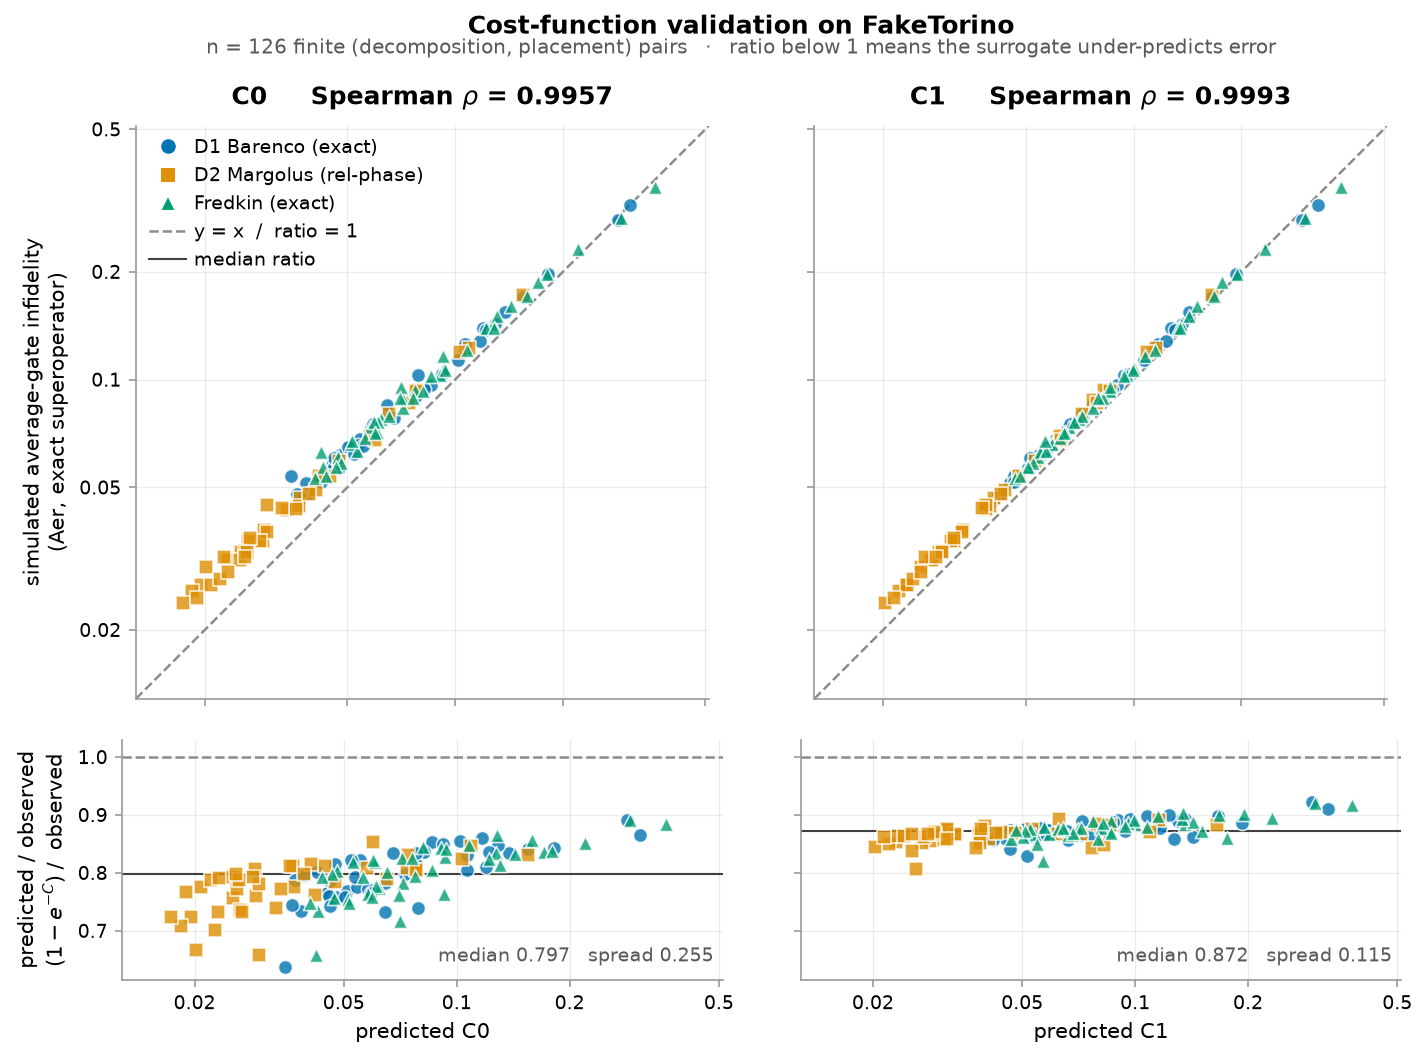

The script that saved this image:
"""
aer_validation.py — does the predicted cost actually rank placements correctly?

QIntern 2026, Project 19. Validation harness for the C0/C1 cost functions
defined in noise_cost.py (formulation note, Devlin, 8 Jul 2026).

WHAT THIS TESTS
---------------
C0 and C1 are *additive* surrogates: C0 sums -ln(1-eps_g) over gates and C1
adds a linearised idle-decoherence term. Neither is the true infidelity of the
composed channel. This harness computes that true infidelity exactly, by
simulating the noisy circuit as a superoperator and comparing it to the ideal
target unitary, then measures how well the surrogates rank candidates:

    Spearman rho( predicted cost , observed infidelity )

reported separately for C0 and C1, pooled and within each decomposition.

WHAT THIS DOES *NOT* TEST
-------------------------
The Aer noise model is built from the same FakeTorino calibration snapshot that
feeds the cost function, so this cannot tell us whether that snapshot resembles
the real device. It is a test of the AGGREGATION MODEL (additivity in
log-fidelity, linearised idle penalty), not of the input data. It is a
necessary condition for the transpiler pass to work, not a sufficient one.
Hardware runs are the only way to test the input data. Say this out loud in the
write-up rather than letting a reader assume more than the experiment supports.

METHOD
------
1. Transpile candidate onto a physical triple with scheduling_method='asap'
   (identical settings to run_first_numbers.py, so rows are comparable).
2. Score with noise_cost.score  ->  C0, C1, counts, depth.
3. Localise: project the 133-qubit scheduled circuit down to just its active
   physical qubits, and replace every explicit Delay on an active qubit with a
   thermal_relaxation_error(T1, T2, tau) channel. Delays on inactive qubits are
   dropped. This is what makes the idle term visible to the simulator at all --
   NoiseModel.from_backend does not attach any error to 'delay'.
4. Build a noise model over those k qubits by remapping the device gate errors
   for exactly those qubits/edges (public helper: basic_device_gate_errors).
5. Simulate with AerSimulator(method='superop') and compute
   observed_infidelity = 1 - process_fidelity(SuperOp, target unitary).
6. Correlate.

SELF-CHECK
----------
Every candidate is first simulated noiselessly. If its process fidelity against
the declared target is not ~1, the localisation or the layout permutation is
wrong and the row is rejected rather than silently reported. This catches the
whole class of endianness / routing-permutation bugs that has bitten this
project before.

Run:  python aer_validation.py [--placements 20] [--out aer_validation.csv]
"""

from __future__ import annotations


import argparse
import csv
import itertools
import math
import random
import statistics
from dataclasses import dataclass

import numpy as np

from qiskit import QuantumCircuit, transpile
from qiskit.circuit.library import CCXGate, CSwapGate, PermutationGate, RCCXGate
from qiskit.quantum_info import Choi, Operator, SuperOp, process_fidelity
from qiskit_aer import AerSimulator
from qiskit_aer.noise import NoiseModel, thermal_relaxation_error
from qiskit_aer.noise.device import basic_device_gate_errors
from qiskit_ibm_runtime.fake_provider import FakeTorino

from noise_cost import Calibration, extract_calibration, score

# Transpile settings — must match run_first_numbers.py exactly.
SEED_TRANSPILER = 7
OPT_LEVEL = 1
PLACEMENT_SEED = 0

# Anything at or below this counts as "the localisation reproduced the target".
IDEAL_FIDELITY_TOL = 1e-9

# Composing dozens of thermal-relaxation channels leaves a trace-preservation
# residual of order 1e-8. That is ~6 orders below the smallest infidelity we
# report, so it is numerical, not physical -- but it is checked rather than
# silenced, because a LARGE TP violation would mean the channel is malformed
# and every fidelity built on it would be meaningless.
TP_TOL = 1e-6

_NOISELESS = {"rz", "barrier", "delay"}
_SIM_GATES = ("cz", "sx", "x", "id", "rz")


# --------------------------------------------------------------------------- #
# Candidates                                                                  #
# --------------------------------------------------------------------------- #


@dataclass
class Candidate:
    """One catalogue entry: how to build it, and what it is *supposed* to do.

    `target` is the per-entry correctness reference. This is the metadata point
    from the catalogue discussion: a relative-phase Toffoli is not incorrect,
    it just has a different target unitary, and validating it against CCX would
    wrongly rank it as terrible. Every entry declares its own reference.
    """

    label: str
    circuit: QuantumCircuit
    target: Operator
    relative_phase: bool


def build_candidates() -> list[Candidate]:
    def wrap(gate, name):
        qc = QuantumCircuit(gate.num_qubits, name=name)
        qc.append(gate, range(gate.num_qubits))
        return qc

    return [
        Candidate(
            "D1 Barenco (exact)",
            wrap(CCXGate(), "D1"),
            Operator(CCXGate()),
            False,
        ),
        Candidate(
            "D2 Margolus (rel-phase)",
            wrap(RCCXGate(), "D2"),
            Operator(RCCXGate()),
            True,
        ),
        Candidate(
            "Fredkin (exact)",
            wrap(CSwapGate(), "CSWAP"),
            Operator(CSwapGate()),
            False,
        ),
    ]


def linear_triples(coupling_map):
    """All i-j-k with (i,j) and (j,k) edges, i < k. Same as run_first_numbers."""
    adj: dict[int, set[int]] = {}
    for a, b in coupling_map.get_edges():
        adj.setdefault(a, set()).add(b)
        adj.setdefault(b, set()).add(a)
    triples = []
    for j, nbrs in adj.items():
        ns = sorted(nbrs)
        for i in ns:
            for k in ns:
                if i < k:
                    triples.append((i, j, k))
    return triples


# --------------------------------------------------------------------------- #
# Localisation: 133 physical qubits -> the k that actually do anything         #
# --------------------------------------------------------------------------- #


def active_qubits(tqc: QuantumCircuit) -> list[int]:
    active = set()
    for inst in tqc.data:
        if inst.operation.name not in _NOISELESS:
            for b in inst.qubits:
                active.add(tqc.find_bit(b).index)
    return sorted(active)


def _delay_seconds(inst, dt: float) -> float:
    dur, unit = inst.operation.duration, inst.operation.unit
    if unit == "dt":
        return dur * dt
    return {"s": 1.0, "ms": 1e-3, "us": 1e-6, "ns": 1e-9}[unit] * dur


def localise(
    tqc: QuantumCircuit,
    cal: Calibration,
    phys_order: list[int],
    include_idle: bool = True,
) -> QuantumCircuit:
    """Rewrite `tqc` onto len(phys_order) qubits, local index i <-> phys_order[i].

    Gates keep their names so the local noise model can attach errors to them.

    With include_idle=True every explicit Delay on an active qubit becomes a
    thermal_relaxation_error(T1, T2, tau) channel: the simulator has no other
    way to see idle decoherence, and this is the exact channel whose
    linearisation gives the C1 idle term, which is the thing being tested.

    With include_idle=False delays are dropped, giving the unitary the circuit
    is *supposed* to implement. That version is the self-check reference --
    including the relaxation channels there would make even a perfectly
    localised circuit look wrong by ~1e-2.
    """
    index = {p: i for i, p in enumerate(phys_order)}
    small = QuantumCircuit(len(phys_order), name=f"{tqc.name}_local")

    for inst in tqc.data:
        name = inst.operation.name
        phys = [tqc.find_bit(b).index for b in inst.qubits]
        if any(p not in index for p in phys):
            # Instruction on an inactive wire. Only delays and barriers should
            # ever land here; a real gate would mean active_qubits() is wrong.
            if name not in ("delay", "barrier"):
                raise RuntimeError(f"{name}{tuple(phys)} outside the active set")
            continue
        local = [index[p] for p in phys]

        if name == "barrier":
            continue
        if name == "delay":
            if not include_idle:
                continue
            q = phys[0]
            tau = _delay_seconds(inst, cal.dt)
            t1, t2 = cal.t1.get(q), cal.t2.get(q)
            if tau <= 0 or not t1 or not t2:
                continue
            # Aer requires T2 <= 2*T1 for a valid relaxation channel.
            err = thermal_relaxation_error(t1, min(t2, 2 * t1), tau)
            small.append(err.to_instruction(), local)
            continue
        small.append(inst.operation, local)

    return small


def local_noise_model(device_errors, phys_order: list[int]) -> NoiseModel:
    """Remap the device gate errors for exactly these qubits onto 0..k-1."""
    index = {p: i for i, p in enumerate(phys_order)}
    nm = NoiseModel(basis_gates=list(_SIM_GATES))
    for name, qubits, error in device_errors:
        if name not in _SIM_GATES:
            continue
        if any(q not in index for q in qubits):
            continue
        nm.add_quantum_error(error, name, [index[q] for q in qubits], warnings=False)
    return nm


# --------------------------------------------------------------------------- #
# Observed infidelity                                                         #
# --------------------------------------------------------------------------- #


def _fidelity(chan: SuperOp, target: Operator) -> float:
    """process_fidelity, with the trace-preservation residual checked explicitly.

    Qiskit logs a warning for any TP violation, however small, and composing
    many relaxation channels always produces one at the 1e-8 level. Asserting a
    bound and then disabling the check is honest; blanket-suppressing the
    logger would also hide a genuinely malformed channel.
    """
    residual = float(np.max(np.abs(_tp_residual(chan))))
    if residual > TP_TOL:
        raise RuntimeError(
            f"channel is not trace-preserving to {TP_TOL:g} (residual {residual:.2e})"
        )
    return process_fidelity(chan, target=target, require_tp=False)


def _tp_residual(chan: SuperOp) -> np.ndarray:
    """Eigenvalues of Tr_out[Choi] - I. Same convention as Qiskit's own check
    (quantum_info.operators.measures._tp_condition) so the numbers are directly
    comparable to the warning it would have emitted."""
    choi = Choi(chan).data
    dims = tuple(np.sqrt(choi.shape).astype(int))
    tr_choi = np.trace(np.reshape(choi, dims + dims), axis1=1, axis2=3)
    return np.linalg.eigvalsh(tr_choi - np.eye(len(tr_choi)))


def _superop(circ: QuantumCircuit, noise_model=None) -> SuperOp:
    qc = circ.copy()
    qc.save_superop()
    sim = AerSimulator(method="superop", noise_model=noise_model)
    return SuperOp(sim.run(qc).result().data()["superop"])


def routing_permutation(tqc: QuantumCircuit, phys_order: list[int]) -> list[int]:
    """Local wire holding each virtual qubit at the END of the circuit.

    FINDING (worth raising with the group): with optimization_level=1 the
    transpiler elides the routing SWAP into a layout permutation, so for CCX and
    RCCX the scheduled circuit does NOT implement the target gate on the qubits
    it was laid out on -- initial_index_layout != final_index_layout. The cost
    is unaffected (a relabelling is free), but any TransformationPass that
    substitutes a decomposition into a larger circuit MUST propagate this
    permutation or the surrounding circuit is silently wrong. CSWAP happens to
    come back with the identity permutation, which is exactly why a
    Toffoli-only test would not have caught it.
    """
    index = {p: i for i, p in enumerate(phys_order)}
    final = tqc.layout.final_index_layout(filter_ancillas=True)
    return [index[final[i]] for i in range(len(final))]


def observed_infidelity(
    tqc: QuantumCircuit,
    cal: Calibration,
    device_errors,
    target: Operator,
) -> tuple[float, float, list[int], list[int]]:
    """Return (noisy_infidelity, ideal_infidelity_selfcheck, phys_order, perm).

    The self-check is the noiseless, delay-free run: if its infidelity is not
    ~0, the localisation or the routing permutation is wrong and the caller
    must reject the row rather than report noise that isn't noise.
    """
    active = active_qubits(tqc)
    initial = list(tqc.layout.initial_index_layout(filter_ancillas=True))
    if any(q not in active for q in initial):
        raise NotImplementedError("a laid-out qubit carries no gates")
    # Local index i <-> virtual qubit i at the input, by construction.
    phys_order = initial + [q for q in active if q not in initial]
    k = len(phys_order)
    if k > len(initial):
        raise NotImplementedError(
            "ancilla-using entries (D6 Selinger, D8 Jones) need a "
            "subspace-restricted fidelity; not handled in this pass"
        )

    perm = routing_permutation(tqc, phys_order)
    unpermute = SuperOp(Operator(PermutationGate(perm)))

    nm = local_noise_model(device_errors, phys_order)
    ideal = unpermute @ _superop(localise(tqc, cal, phys_order, include_idle=False))
    noisy = unpermute @ _superop(localise(tqc, cal, phys_order, include_idle=True), nm)

    ideal_inf = 1.0 - _fidelity(ideal, target)
    noisy_inf = 1.0 - _fidelity(noisy, target)
    return noisy_inf, ideal_inf, phys_order, perm


def average_gate_infidelity(process_infidelity: float, n_qubits: int) -> float:
    """Convert process infidelity to AVERAGE GATE infidelity.

    Necessary for an honest absolute comparison: the calibrated eps values that
    feed C0 are average gate errors (randomised benchmarking), so the surrogate
    predicts average-gate infidelity, while process_fidelity measures process
    infidelity. They differ by a dimensional factor, d/(d+1) with d = 2**n:

        1 - F_avg = [d / (d + 1)] * (1 - F_pro)

    Skipping this makes C0 look ~12% more pessimistic than it is. It does not
    affect any RANKING (it is a positive constant), only the calibration claim.
    """
    d = 2**n_qubits
    return process_infidelity * d / (d + 1)


# --------------------------------------------------------------------------- #
# Correlation reporting                                                       #
# --------------------------------------------------------------------------- #


def spearman(x, y):
    from scipy.stats import kendalltau, spearmanr

    rho, p = spearmanr(x, y)
    tau, pt = kendalltau(x, y)
    return rho, p, tau, pt


def report(rows):
    finite = [r for r in rows if math.isfinite(r["C1"]) and r["ok"]]
    stale = [r for r in rows if not math.isfinite(r["C1"]) and r["ok"]]

    print("\n" + "=" * 74)
    print("VALIDATION — Spearman rho(predicted cost, observed infidelity)")
    print("=" * 74)
    print(
        f"{len(finite)} finite rows scored; {len(stale)} rows excluded by the "
        f"stale-calibration policy; {sum(1 for r in rows if not r['ok'])} "
        f"rejected by the ideal-fidelity self-check."
    )

    def block(title, subset):
        if len(subset) < 4:
            print(f"\n{title}: too few rows ({len(subset)})")
            return None
        obs = [r["observed_infidelity"] for r in subset]
        r0 = spearman([r["C0"] for r in subset], obs)
        r1 = spearman([r["C1"] for r in subset], obs)
        print(f"\n{title}  (n = {len(subset)})")
        print(f"  C0:  rho = {r0[0]:+.4f}  (p = {r0[1]:.2e})   tau = {r0[2]:+.4f}")
        print(f"  C1:  rho = {r1[0]:+.4f}  (p = {r1[1]:.2e})   tau = {r1[2]:+.4f}")
        print(f"  idle term changes rho by {r1[0] - r0[0]:+.4f}")
        return r0[0], r1[0]

    block("POOLED (decomposition x placement — what the pass selects over)", finite)

    for label in dict.fromkeys(r["decomposition"] for r in finite):
        block(
            f"WITHIN {label} (placement discrimination only)",
            [r for r in finite if r["decomposition"] == label],
        )

    # --- decision quality: does argmin of the surrogate find a good candidate?
    print("\n" + "-" * 74)
    print("DECISION QUALITY (what the transpiler pass would actually pick)")
    print("-" * 74)
    for key in ("C0", "C1"):
        pick = min(finite, key=lambda r: r[key])
        best = min(finite, key=lambda r: r["observed_infidelity"])
        regret = pick["observed_infidelity"] / best["observed_infidelity"]
        print(
            f"  argmin {key}: {pick['decomposition']} @ {pick['placement']}  "
            f"observed {pick['observed_infidelity']:.5f}   "
            f"(true best {best['observed_infidelity']:.5f} @ "
            f"{best['placement']}, regret {regret:.3f}x)"
        )
    worst = max(finite, key=lambda r: r["observed_infidelity"])
    print(
        f"  for scale: worst finite candidate observed "
        f"{worst['observed_infidelity']:.5f} "
        f"({worst['observed_infidelity'] / min(r['observed_infidelity'] for r in finite):.1f}x "
        f"the best)"
    )

    # --- absolute calibration: is the cost a usable predicted infidelity?
    print("\n" + "-" * 74)
    print("ABSOLUTE CALIBRATION  (1 - exp(-C)) / observed average-gate infidelity")
    print("-" * 74)
    print("  rho only tests ranking. If the cost is ever read as a predicted")
    print("  fidelity, the conversion factor also has to be stable:")
    for key in ("C0", "C1"):
        ratios = [
            (1 - math.exp(-r[key])) / r["observed_avg_infidelity"] for r in finite
        ]
        lo, hi = min(ratios), max(ratios)
        print(
            f"  {key}:  median {statistics.median(ratios):.3f}   "
            f"range {lo:.3f}-{hi:.3f}   spread {hi - lo:.3f}"
        )
    print(
        "  A factor below 1 means the surrogate is optimistic (it under-predicts\n"
        "  error). The SPREAD is what matters: a tight spread means a single\n"
        "  scalar correction turns the cost into a calibrated fidelity estimate."
    )

    # --- where does the surrogate misrank, and does it matter?
    print("\n" + "-" * 74)
    print("DISCORDANT PAIRS  (surrogate ranks two candidates the wrong way round)")
    print("-" * 74)
    for label in dict.fromkeys(r["decomposition"] for r in finite):
        sub = [r for r in finite if r["decomposition"] == label]
        pairs = [
            (a, b)
            for a, b in itertools.combinations(sub, 2)
            if (a["C1"] - b["C1"])
            * (a["observed_infidelity"] - b["observed_infidelity"])
            < 0
        ]
        total = len(sub) * (len(sub) - 1) // 2
        print(f"  {label:26s} {len(pairs):3d} / {total} pairs")
        for a, b in pairs:
            print(
                f"      {a['placement']:>12s} vs {b['placement']:<12s} "
                f"dC1 = {abs(a['C1'] - b['C1']):.2e}   "
                f"d_observed = {abs(a['observed_infidelity'] - b['observed_infidelity']):.2e}"
            )
    print(
        "  Read the dC1 column: if every inversion happens between candidates the\n"
        "  surrogate considers near-tied, the misrankings cost nothing in practice."
    )

    # --- does the stale-calibration policy discard genuinely bad placements?
    if stale:
        s_obs = [r["observed_infidelity"] for r in stale]
        print(
            f"\n  stale-calibration rows (cost = inf): observed infidelity "
            f"median {statistics.median(s_obs):.5f} vs "
            f"{statistics.median([r['observed_infidelity'] for r in finite]):.5f} "
            f"for finite rows — the policy is discarding bad placements, "
            f"not arbitrary ones."
        )


# --------------------------------------------------------------------------- #
# Main                                                                        #
# --------------------------------------------------------------------------- #


def main():
    ap = argparse.ArgumentParser()
    ap.add_argument("--placements", type=int, default=20)
    ap.add_argument("--out", default="aer_validation.csv")
    args = ap.parse_args()

    backend = FakeTorino()
    cal = extract_calibration(backend)
    print(f"backend: {cal.backend_name}   dt = {cal.dt * 1e9:.0f} ns")
    print("building device error model ...", flush=True)
    device_errors = basic_device_gate_errors(target=backend.target)

    triples = linear_triples(backend.coupling_map)
    random.seed(PLACEMENT_SEED)
    placements = random.sample(triples, args.placements)
    print(
        f"{len(triples)} connected linear triples; sampling {args.placements} "
        f"(seed {PLACEMENT_SEED}, same set as run_first_numbers.py)\n"
    )

    rows = []
    for cand in build_candidates():
        print(f"-- {cand.label}", flush=True)
        for pl in placements:
            tqc = transpile(
                cand.circuit,
                backend,
                initial_layout=list(pl),
                optimization_level=OPT_LEVEL,
                seed_transpiler=SEED_TRANSPILER,
                scheduling_method="asap",
            )
            s = score(tqc, cal)
            try:
                obs, ideal_inf, phys, perm = observed_infidelity(
                    tqc, cal, device_errors, cand.target
                )
                ok = abs(ideal_inf) < IDEAL_FIDELITY_TOL
            except NotImplementedError as e:
                print(f"   skip {pl}: {e}")
                continue
            if not ok:
                print(
                    f"   REJECT {pl}: noiseless localisation gives infidelity "
                    f"{ideal_inf:.2e} — layout/permutation bug, not noise"
                )
            rows.append(
                {
                    "decomposition": cand.label,
                    "relative_phase": cand.relative_phase,
                    "placement": "-".join(map(str, pl)),
                    "active": "-".join(map(str, phys)),
                    "routing_perm": "".join(map(str, perm)),
                    "cz": s["cz_count"],
                    "sx": s["sx_count"],
                    "x": s["x_count"],
                    "rz": s["rz_count"],
                    "depth": s["depth"],
                    "makespan_s": s["makespan_s"],
                    "C0": s["c0"],
                    "idle": s["idle_penalty"],
                    "C1": s["c1"],
                    "observed_infidelity": obs,
                    "observed_avg_infidelity": average_gate_infidelity(
                        obs, cand.circuit.num_qubits
                    ),
                    "ideal_infidelity": ideal_inf,
                    "ok": ok,
                }
            )

    with open(args.out, "w", newline="") as f:
        w = csv.DictWriter(f, fieldnames=list(rows[0].keys()))
        w.writeheader()
        for r in rows:
            w.writerow({k: (round(v, 8) if isinstance(v, float) else v)
                        for k, v in r.items()})
    print(f"\nwrote {args.out}  ({len(rows)} rows)")

    report(rows)
    plot(rows)


def _decade_ticks(lo: float, hi: float) -> list[float]:
    """1-2-5 ticks spanning [lo, hi].

    Matplotlib's default log minor labels ("2 x 10^-2", "3 x 10^-2", ...) collide
    into an unreadable smear over the ~1.5 decades this data spans. A sparse
    1-2-5 ladder with plain decimal labels says the same thing and can be read.
    """
    ticks = []
    k = math.floor(math.log10(lo))
    while 10**k <= hi * 10:
        for m in (1, 2, 5):
            t = m * 10.0**k
            if lo / 1.5 <= t <= hi * 1.5:
                ticks.append(t)
        k += 1
    return ticks


def _fmt_tick(t: float) -> str:
    return f"{t:g}" if t >= 0.01 else f"{t:.0e}".replace("e-0", "e-")


def calibration_ratio(row, key: str) -> float:
    """Predicted average-gate infidelity / observed, for one row.

    Same quantity the ABSOLUTE CALIBRATION block reports: the cost is a
    log-fidelity sum, so 1 - exp(-C) is the fidelity it predicts. A value below 1
    means the surrogate is optimistic. This is what the residual panel plots.
    """
    return (1 - math.exp(-row[key])) / row["observed_avg_infidelity"]


def plot(rows, out_png="aer_validation.png"):
    """Two views per cost function, in a column each.

    TOP: predicted vs simulated, log-log. Tests RANKING -- the thing the
    transpiler pass needs. Both costs sit almost on the diagonal here, which is
    the honest headline but hides everything about the idle term.

    BOTTOM: the residual. Ranking is scale-free, so a surrogate can rank
    perfectly while mis-predicting the magnitude by a systematic factor. Dividing
    out the diagonal turns that factor into the y-axis and makes visible what the
    scatter cannot: the size of the offset from 1, whether it is a constant
    (correctable by one scalar) or drifts with circuit size (not correctable),
    and whether the three decompositions share it.
    """
    try:
        import matplotlib.pyplot as plt
        from matplotlib.lines import Line2D
        from matplotlib.ticker import FixedLocator, NullLocator
    except ImportError:
        print("[plot skipped] matplotlib not installed")
        return
    finite = [r for r in rows if math.isfinite(r["C1"]) and r["ok"]]
    labels = list(dict.fromkeys(r["decomposition"] for r in finite))
    colors = {l: c for l, c in zip(labels, ["#0173B2", "#DE8F05", "#029E73", "#CC78BC"])}
    markers = {l: m for l, m in zip(labels, ("o", "s", "^", "D"))}

    obs = [r["observed_avg_infidelity"] for r in finite]
    # One shared square frame across both scatter panels: the y = x line then sits
    # at 45 degrees in both, so the vertical offset from it is directly
    # comparable panel to panel.
    lo = min(obs + [r[k] for r in finite for k in ("C0", "C1")])
    hi = max(obs + [r[k] for r in finite for k in ("C0", "C1")])
    lim = (lo / 1.35, hi * 1.35)
    ticks = _decade_ticks(lo, hi)

    ratios = {k: [calibration_ratio(r, k) for r in finite] for k in ("C0", "C1")}
    r_lo = min(min(v) for v in ratios.values())
    r_hi = max(max(v) for v in ratios.values())
    pad = 0.08 * (r_hi - r_lo)

    fig, axes = plt.subplots(
        2,
        2,
        figsize=(11.0, 7.4),
        sharex="col",
        sharey="row",
        # The top panels are forced square (set_box_aspect), so their allotted
        # row must be roughly as tall as a panel is wide or the extra height
        # opens as dead space between the rows.
        gridspec_kw={"height_ratios": [1.0, 0.42], "hspace": 0.1, "wspace": 0.13},
    )

    def style(ax):
        ax.grid(alpha=0.25, which="major", lw=0.6)
        ax.set_axisbelow(True)
        for s in ("top", "right"):
            ax.spines[s].set_visible(False)
        for s in ("left", "bottom"):
            ax.spines[s].set_color("0.6")
        ax.tick_params(labelsize=9, color="0.6")
        ax.set_xscale("log")
        ax.set_xlim(*lim)
        ax.xaxis.set_major_locator(FixedLocator(ticks))
        ax.xaxis.set_minor_locator(NullLocator())
        ax.set_xticklabels([_fmt_tick(t) for t in ticks])

    def draw(ax, key, ykey):
        for l in labels:
            sub = [r for r in finite if r["decomposition"] == l]
            ax.scatter(
                [r[key] for r in sub],
                [ykey(r) for r in sub],
                s=46,
                marker=markers[l],
                facecolor=colors[l],
                alpha=0.8,
                edgecolor="white",
                linewidth=0.8,
                zorder=3,
            )

    for col, key in enumerate(("C0", "C1")):
        top, bot = axes[0][col], axes[1][col]

        # --- ranking view
        top.plot(lim, lim, ls="--", lw=1.2, color="0.55", zorder=1)
        draw(top, key, lambda r: r["observed_avg_infidelity"])
        style(top)
        top.set_yscale("log")
        top.set_ylim(*lim)
        top.set_box_aspect(1)
        top.yaxis.set_major_locator(FixedLocator(ticks))
        top.yaxis.set_minor_locator(NullLocator())
        top.set_yticklabels([_fmt_tick(t) for t in ticks])
        rho = spearman([r[key] for r in finite], obs)[0]
        top.set_title(
            f"{key}     Spearman $\\rho$ = {rho:.4f}", fontweight="bold", pad=10
        )

        # --- calibration residual
        med = statistics.median(ratios[key])
        spread = max(ratios[key]) - min(ratios[key])
        bot.axhline(1.0, ls="--", lw=1.2, color="0.55", zorder=1)
        bot.axhline(med, lw=1.0, color="0.25", zorder=2)
        draw(bot, key, lambda r, k=key: calibration_ratio(r, k))
        style(bot)
        bot.set_ylim(r_lo - pad, max(r_hi + pad, 1.03))
        bot.set_xlabel(f"predicted {key}")
        bot.annotate(
            f"median {med:.3f}   spread {spread:.3f}",
            xy=(0.985, 0.06),
            xycoords="axes fraction",
            ha="right",
            va="bottom",
            fontsize=9,
            color="0.35",
        )

    axes[0][0].set_ylabel("simulated average-gate infidelity\n(Aer, exact superoperator)")
    axes[1][0].set_ylabel("predicted / observed\n$(1-e^{-C})\\;/\\;$ observed")

    handles = [
        Line2D(
            [], [], ls="", marker=markers[l], color=colors[l],
            markeredgecolor="white", markersize=8, label=l,
        )
        for l in labels
    ]
    # The data hugs the diagonal, so an in-plot "y = x" label would sit on top of
    # points in both panels. It goes in the legend instead.
    handles.append(Line2D([], [], ls="--", lw=1.2, color="0.55", label="y = x  /  ratio = 1"))
    handles.append(Line2D([], [], lw=1.0, color="0.25", label="median ratio"))
    axes[0][0].legend(
        handles=handles,
        fontsize=9,
        loc="upper left",
        frameon=False,
        handletextpad=0.4,
        borderpad=0.2,
    )
    fig.suptitle("Cost-function validation on FakeTorino", fontweight="bold", y=0.98)
    fig.text(
        0.5,
        0.945,
        f"n = {len(finite)} finite (decomposition, placement) pairs   ·   "
        f"ratio below 1 means the surrogate under-predicts error",
        ha="center",
        fontsize=9.5,
        color="0.35",
    )
    fig.savefig(out_png, dpi=150, bbox_inches="tight")
    print(f"wrote {out_png}")


if __name__ == "__main__":
    main()
